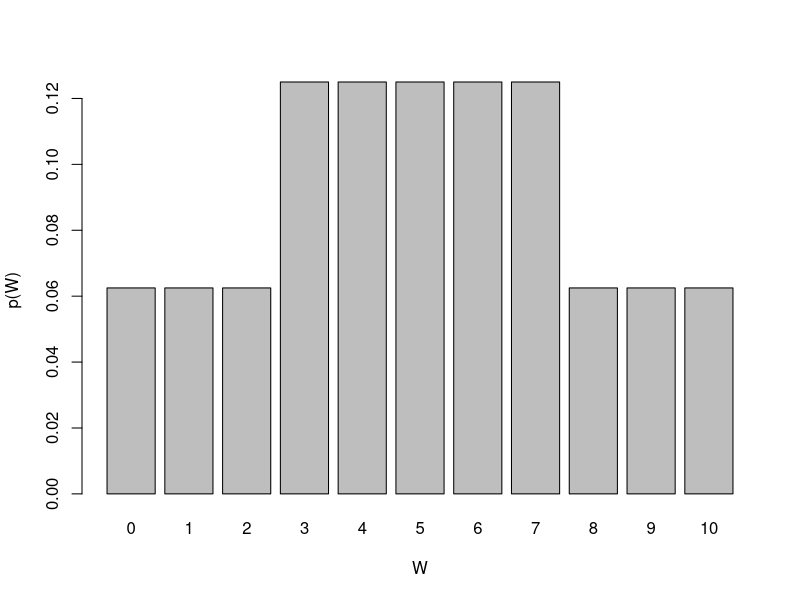
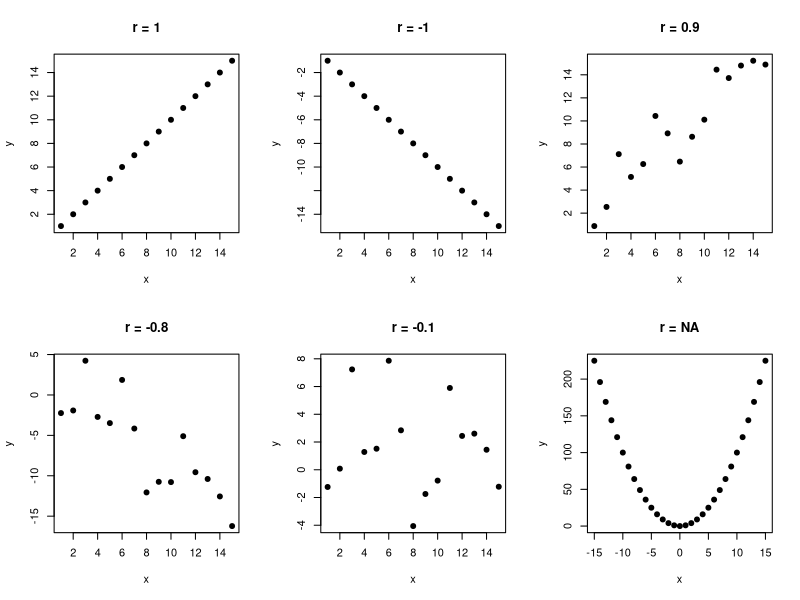

These charts were generated, in order, by the following R code:
## ---- chunk 1
#| message: false
#| warning: false
#| include: false

# load libraries
library(tidyverse)
library(magrittr)
library(kableExtra)
library(ggplot2)
library(rmarkdown)
library(gridExtra)
## ---- chunk 2
# input data
data.sleep <- data.frame(id = 1:10, 
                         drug = c(6.1, 6.0, 8.2, 7.6, 6.5, 5.4, 6.9, 6.7, 7.4, 5.8), 
                         placebo = c(5.2, 7.9, 3.9, 4.7, 5.3, 7.4, 4.2, 6.1, 3.8, 7.3)) 


data.sleep %>%
  kbl() %>%
  kable_paper("hover") %>%
  kable_styling(full_width = F) 
  
## ---- chunk 3
#| label: tbl-wilcoxon
#| tbl-cap: "Demonstrating steps in the calculating W, Wilcoxon signed-rank test statistics on the placebo column: x stands for placebo sleeping hours"
#| tbl-cap-location: margin

m0 <- 7
data.wilcoxon <- data.sleep %>% 
  select(!drug) %>% # remove drug data for now
  rename(x = placebo) %>% # rename placebo column to x so it is easier to type and follow eq
  mutate(`x-m0` = x - 7) %>% # subtract m0
  mutate(`abs(x-m0)` = abs(`x-m0`)) %>% # take absolute value
  mutate(R = rank(`abs(x-m0)`)) %>% # rank
  mutate(Z = ifelse(`x-m0` < 0, 0, 1)) %>% # define indicator variable Z
  mutate(ZR = Z*R) # calculate ranks R times Z

# print the table
# data.wilcoxon %>%
#   kable() %>% kable_styling(full_width = TRUE)

data.wilcoxon %>%
  kable() %>%
  #kable_classic() %>% 
  kable_paper("hover") %>%
  kable_styling(full_width = F) %>%
  footnote(general = "W = 6.5")


# sum up the ranks multiplied by Z indicator value
W <- data.wilcoxon$RZ %>% sum()

## ---- chunk 4

r1 <- c(1, -1, 1, 1, 1, -1, -1, -1, 1, 1, 1, -1, -1, -1, 1, -1)
r2 <- c(2, 2, -2, 2, 2, -2, 2, 2, -2, 2, -2, -2, -2, 2, -2, -2)
r3 <- c(3, 3, 3, -3, 3, 3, -3, 3, -3, -3, 3, -3, 3, -3, -3, -3)
r4 <- c(4, 4, 4, 4, -4, 4, 4, -4, 4, -4, -4, 4, -4, -4, -4, -4)

data.w <- rbind(r1, r2, r3, r4)
data.w.ind <- data.w
data.w.ind[data.w < 0] <- 0
r.sum <- apply(data.w.ind, 2, sum)

data.w <- rbind(data.w, r.sum)
rownames(data.w) <- c("id1", "id4", "id3", "id4", "W")
colnames(data.w) <- paste("c", 1:16, sep="")

data.w %>% kable() %>% kable_styling(full_width = TRUE) %>%
  row_spec(5, bold = T, color = "black", background = "#deebf7")

## ---- chunk 5

W <- data.w[5,]

df.w <- data.frame(W = W) %>%
  group_by(W) %>%
  summarize(n = n()) %>%
  mutate(per = n / 16) 

dist.W <- rbind(W = formatC(df.w$W), `p(W)`=df.w$per)

dist.W %>%
  kable(digits = 2) %>%
  kable_styling(full_width = T) %>%
  row_spec(1, )

## ---- chunk 6
#| fig-width: 6
#| fig-height: 4
#| fig-align: center

# plot pmf
barplot(df.w$per, names.arg = 0:10, ylab = "p(W)", xlab="W")
## ---- chunk 7
# run Wilcoxon signed rank test for a median
wilcox.test(x = data.sleep$placebo, 
            y = NULL,
            alternative = "less",
            mu = 7,
            paired = FALSE,
            exact = F)
## ---- chunk 8
# input data
data.sleep <- data.frame(id = 1:10, 
                         drug = c(6.1, 6.0, 8.2, 7.6, 6.5, 5.4, 6.9, 6.7, 7.4, 5.8), 
                         placebo = c(5.2, 7.9, 3.9, 4.7, 5.3, 7.4, 4.2, 6.1, 3.8, 7.3)) 

data.sleep %>%
  kbl() %>%
  kable_paper("hover") %>%
  kable_styling(full_width = F) 

## ---- chunk 9
#| label: tbl-wilcoxon-ii
#| tbl-cap: "Demonstrating steps in the calculating W, Wilcoxon signed-rank test statistics for difference in mean (paired observations)"
#| tbl-cap-location: margin

# calculate pair difference and rank it
df.wilcox.signed <- data.sleep %>%
  mutate(diff = drug - placebo) %>%
  mutate(rank = rank(abs(diff))) 

df.wilcox.signed%>%
  kable() %>%
  #kable_classic() %>% 
  kable_paper("hover") %>%
  kable_styling(full_width = F) %>%
  footnote(general = "T(-)=40$ , T(+) = 15")

## ---- chunk 10
# run Wilcoxon signed rank test for paired observations 
wilcox.test(x = data.sleep$placebo, 
            y = data.sleep$drug,
            alternative = "two.sided",
            mu = 0,
            paired = TRUE, 
            exact = F)
## ---- chunk 11

# input data
bw.nonsmokers <- c(3.99, 3.89, 3.6, 3.73, 3.31)
bw.smokers <- c(3.18, 2.74, 2.9, 3.27, 3.15, 2.42)

# group labels
grp.nonsmokers <- rep("No", 1, length(bw.nonsmokers))
grp.smokers <- rep("Yes", 1, length(bw.smokers))

# no. of observations per group
n.nonsmokers <- length(bw.nonsmokers)
n.smokers <- length(bw.smokers)

# put data into one data frame
data.babies <- data.frame(id = 1:(n.nonsmokers + n.smokers),
                          weight = c(bw.nonsmokers, bw.smokers),
                          smoking = c(grp.nonsmokers, grp.smokers))

data.babies %>%
  mutate(rank = rank(weight)) %>%
  kable() %>%
  kable_paper("hover") %>%
  kable_styling(full_width = F)

## ---- chunk 12

# simulate data with different levels of correlation
# no. of observations to generate
n <- 15 

# perfect positive correlation
x1 <- 1:n
y1 <- 1:n
cor1 <- cor(x1, y1) %>% round(2)

# perfect negative correlation
x2 <- 1:n
y2 <- -1*(1:n)
cor2 <- cor(x2, y2) %>% round(2)

# positive correlation
set.seed(123)
x3 <- 1:n
y3 <- x3 + rnorm(n, mean = 1, sd = 2)
cor3 <- cor(x3, y3) %>% round(1)

# negative correlation
set.seed(123)
x4 <- 1:n
y4 <- x4*(-1) + rnorm(n, mean = 1, sd = 4)
cor4 <- cor(x4, y4) %>% round(1)

# no correlation
set.seed(123)
x5 <- 1:n
y5 <- rnorm(n, mean = 1, sd = 4)
cor5 <- cor(x5, y5) %>% round(1)

# quadratic relationship
x6 <- -n:n
y6 <- x6^2

par(mfrow = c(2,3))
plot(x1, y1, xlab="x", ylab="y", main = paste("r = ", cor1, sep=""), pch=19)
plot(x2, y2, xlab="x", ylab="y", main = paste("r = ", cor2, sep=""), pch=19)

plot(x3, y3, xlab="x", ylab="y", main = paste("r = ", cor3, sep=""), pch=19)
plot(x4, y4, xlab="x", ylab="y", main = paste("r = ", cor4, sep=""), pch=19)

plot(x5, y5, xlab="x", ylab="y", main = paste("r = ", cor5, sep=""), pch=19)
plot(x6, y6, xlab="x", ylab="y", main = paste("r = NA", sep=""), pch=19)
